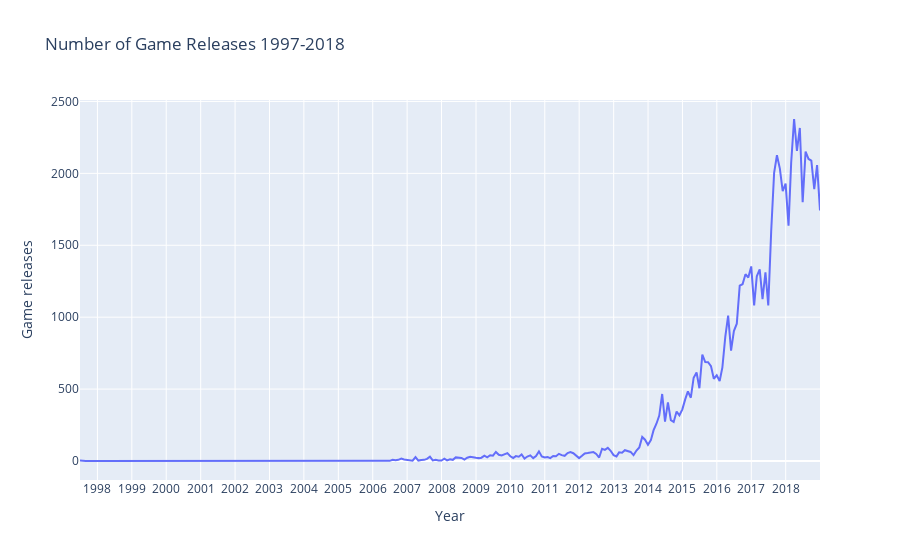

Source (notebook cell):
### Code cell
# Converti la colonna 'release_date' in formato datetime
#df['release_date'] = pd.to_datetime(df['release_date'])

# Imposta 'release_date' come indice del DataFrame senza sovrascrivere il DataFrame originale
df_indexed = df.set_index('release_date', drop=False)

# Crea un nuovo DataFrame filtrando i dati per gli anni fino al 2018
df_filtered = df_indexed[df_indexed.index.year <= 2018]

# Raggruppa per mese e conta il numero di rilasci
monthly_releases = df_filtered.resample('M').size().reset_index()
monthly_releases.columns = ['release_date', 'num_releases']

# Crea il grafico a linee con Plotly Express
fig = px.line(monthly_releases, x='release_date', y='num_releases',
              title='Number of Game Releases 1997-2018',
              labels={'release_date': 'Year', 'num_releases': 'Game releases'})

fig.update_xaxes(
    dtick='M12',  # Imposta il tick ogni 12 mesi (ogni anno)
)

# Mostra il grafico
fig.show()

### Figure 1 — Plotly figure (JSON) as saved in the notebook; plotly's stock layout.template omitted (floating-point values rounded to 4 significant figures; data arrays with more than 128 entries replaced by an {"elided": "..."} marker saying what was removed)
{"data": [{"hovertemplate": "Year=%{x}<br>Game releases=%{y}<extra></extra>", "legendgroup": "", "line": {"color": "#636efa", "dash": "solid"}, "marker": {"symbol": "circle"}, "mode": "lines", "name": "", "orientation": "v", "showlegend": false, "type": "scatter", "x": {"elided": "259 str values"}, "xaxis": "x", "y": {"elided": "259 int values"}, "yaxis": "y"}], "layout": {"legend": {"tracegroupgap": 0}, "title": {"text": "Number of Game Releases 1997-2018"}, "xaxis": {"anchor": "y", "domain": [0, 1], "dtick": "M12", "title": {"text": "Year"}}, "yaxis": {"anchor": "x", "domain": [0, 1], "title": {"text": "Game releases"}}}}
